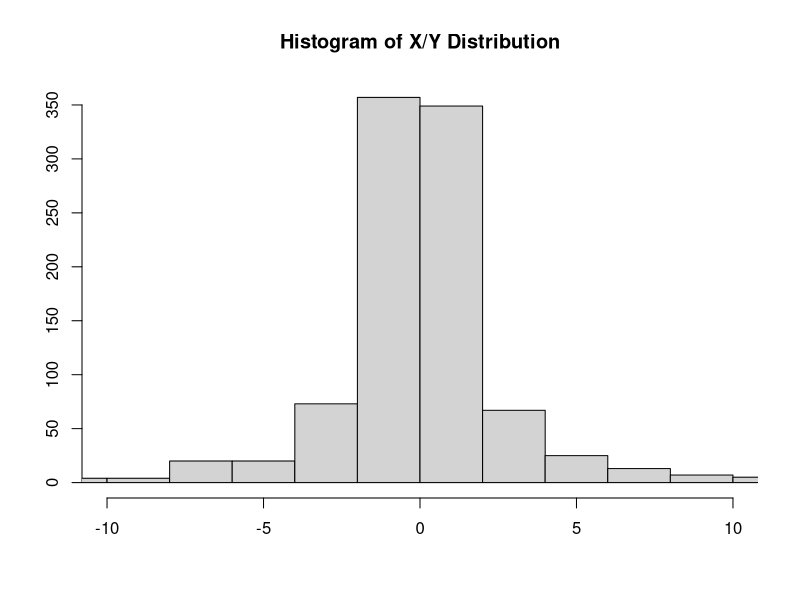
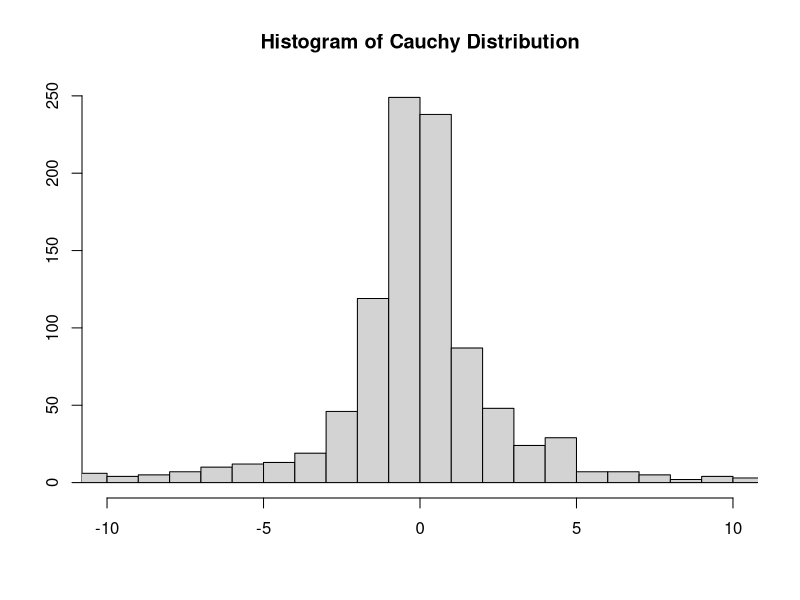
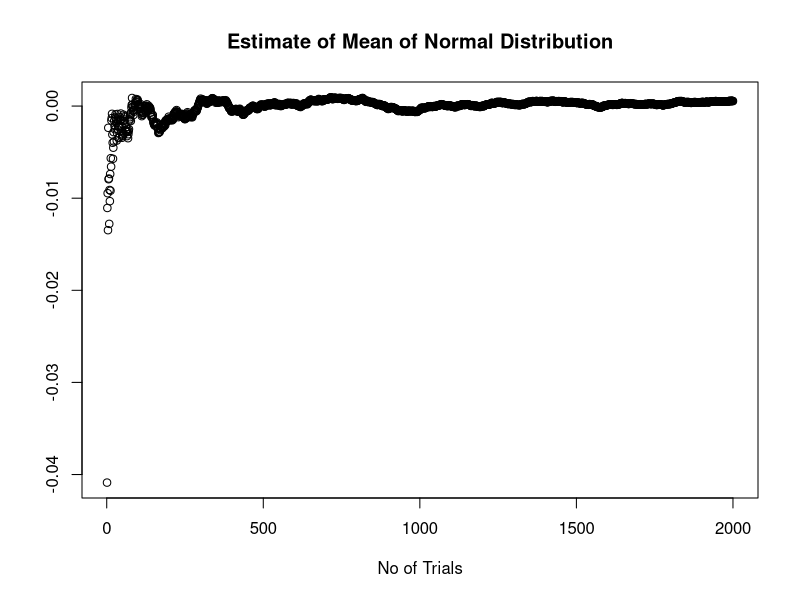
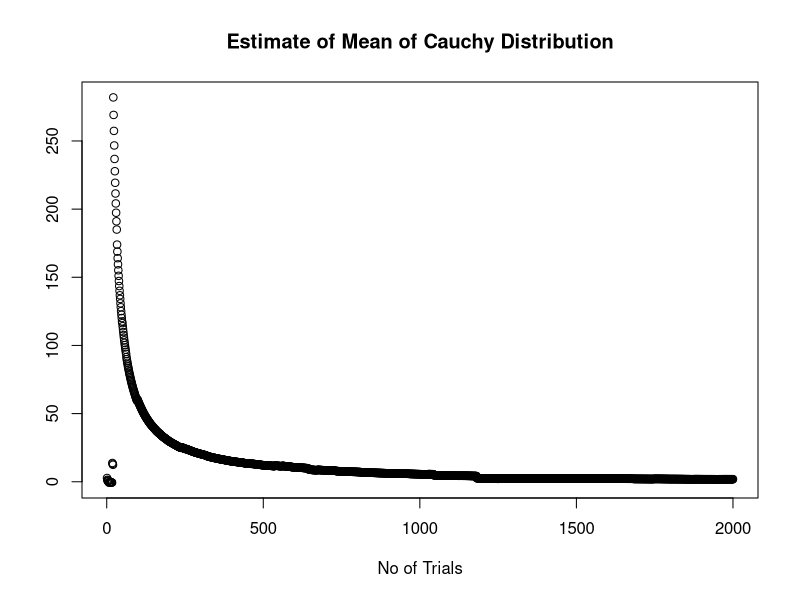

Write R code to recreate these figures, in order.
## ---- chunk 1
knitr::opts_chunk$set(echo = TRUE, error = TRUE)
## ---- chunk 2
hist(rnorm(1000)/rnorm(1000), breaks=10000, xlim=c(-10,10),
     xlab="", ylab="",
     main="Histogram of X/Y Distribution")
## ---- chunk 3
hist(rcauchy(1000), breaks=10000, xlim=c(-10,10),
     xlab="", ylab="",
     main="Histogram of Cauchy Distribution")
## ---- chunk 4
# Initialize vectors
trials <- 2000
dist_cauchy <- rep(0,trials)
avg_cauchy <- rep(0,trials)
dist_norm <- rep(0,trials)
avg_norm <- rep(0,trials)

# Simulated n trials and record average as number of trials increases
for (n in 1:trials) {
  dist_cauchy[n]<-mean(rnorm(1000)/rnorm(1000))
  dist_norm[n]<-mean(rnorm(1000))
  avg_cauchy[n]<-mean(dist_cauchy[1:n])
  avg_norm[n]<-mean(dist_norm[1:n])
}
## ---- chunk 5
plot(avg_norm, xlab="No of Trials", ylab="",
     main="Estimate of Mean of Normal Distribution")
## ---- chunk 6
plot(avg_cauchy, xlab="No of Trials", ylab="",
     main="Estimate of Mean of Cauchy Distribution")
